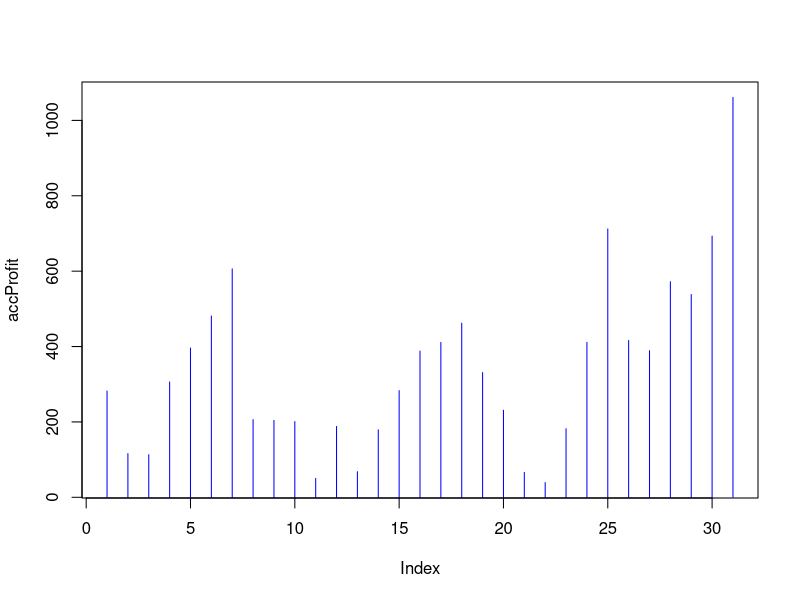

This chart was generated by the following R code:
library(tidyverse)
library(dplyr)

csvData = read.csv("premier2020_21.csv", dec=".")

# adição de uma coluna totalGoals que soma FTHG + FTAG nos dados
csvData = mutate(csvData, totalGoals=FTHG + FTAG)

# print de informações sobre os dados
summary(csvData)
# "importação" dos dados no código, é possível usar as colunas diretamente
attach(csvData)

# gameData são os primeiros 70 jogos da coleção de 380 jogos
gameData = csvData[1:70,]

# alias para gameData$totalGoals
TGa = gameData$totalGoals

# definição de regressão linear com totalGolas como v.d. e FTHGb e FTAGb como v.i.
adjustment = lm(TGa~FTHGb + FTAGb, data=gameData)
# print de informações sobre a regressão linear
summary(adjustment)

# definição de k = quantidade de loops até finalizar os 380 jogos (indo de 10 em 10) -> 10 * 31 = 310 (mais os 70 de gameData)
k = 31
# n = quantidade de jogos previstos por rodada
n = 10
# stake = valor apostado
stake = 100

# sempre que se declara c(0), a variável é um vetor com um elemento 0
profit = c(0)
roundProfit = c(0)
roundHitProportion = c(0)

# iteração por todas as 31 rodadas de previsão de 10 jogos
for (i in 1:k){
  # na primeira iteração, se pega os dados dos primeiros 70 jogos e os primeiros 70 totais de gols
  gameData = csvData[1:(60 + 10 * i),]
  TGa = totalGoals[1:(60 + 10 * i)]

  # refaz a regressão linear com -1 para remover o (intercept) (assume
  # que a variável passa por (0,0) na ausencia de variáveis independentes)
  # TODO: dúvida: porque remover o (intercept) agora e porque adjustment foi criado antes e não só agora?
  adjustment = lm(TGa~FTHGb + FTAGb - 1,data=gameData) 

  # calcula média de gols para jogos futuros (10 jogos depois da iteração atual) considerando coeficientes da regressão linear
  # sempre se calcula a média de gols para o intervalo de [jogosPassados:jogosPassados + 10], ou seja, apenas dos 10 previstos
  goalsAvg = (adjustment$coefficients[1] * csvData$FTHGb[(60 + 10 * i + 1):(70 + 10 * i)] + csvData$FTAGb[(60 + 10 * i + 1):(70 + 10 * i)] * adjustment$coefficients[2])
  profit = c(0)
  correctlyForeseen = 0
  biggerThan2.5 = 0

  # iteração pelos 10 jogos previstos para a checagem de exatidão do modelo
  for (j in 1:n) { 

    # se foi previsto que fosse maior que 2.5 a média de gols (baseado em goalsAvg)
    if (goalsAvg[j] > 2.5) {

      biggerThan2.5 = biggerThan2.5 + 1

      # se realmente é maior que 2.5 a média de gols (baseado em csvData$totalGoals[jogoSendoPrevisto])
      if (csvData$totalGoals[(60 + 10 * i + j)] > 2.5) {

          # lucro calculado com base na odd * stake
          profit[j] = stake * (csvData$OddO2.5[(60 + 10 * i + j)] - 1) 
          correctlyForeseen = correctlyForeseen + 1
      } else {
          # lucro é a aposta negativada (perdeu tudo)
          profit[j] = -stake
      }

    } else {
        # se não foi previsto (não apostou) e foi, não ganha nada
        profit[j] = 0
      }
  }

  # em uma rodada de 10 jogos previstos, a taxa de acerto
  roundHitProportion[i] = correctlyForeseen / biggerThan2.5
  # em uma rodada de 10 jogos previstos, o lucro (caso tenha apostado o stake)
  roundProfit[i] = sum(profit)
  
}

roundProfit # chamar a variável assim é basicamente um print no RStudio
roundHitProportion  

# a soma dos lucros de cada rodada
seasonProfit = sum(roundProfit)
seasonProfit

# média de acertos a cada rodada
mean(roundHitProportion, na.rm=T)
# mediana de acertos a cada rodada
median(roundHitProportion, na.rm=T)

# lucro acumulado na temporada
accProfit = cumsum(roundProfit)
plot(accProfit, col="blue", type="h")